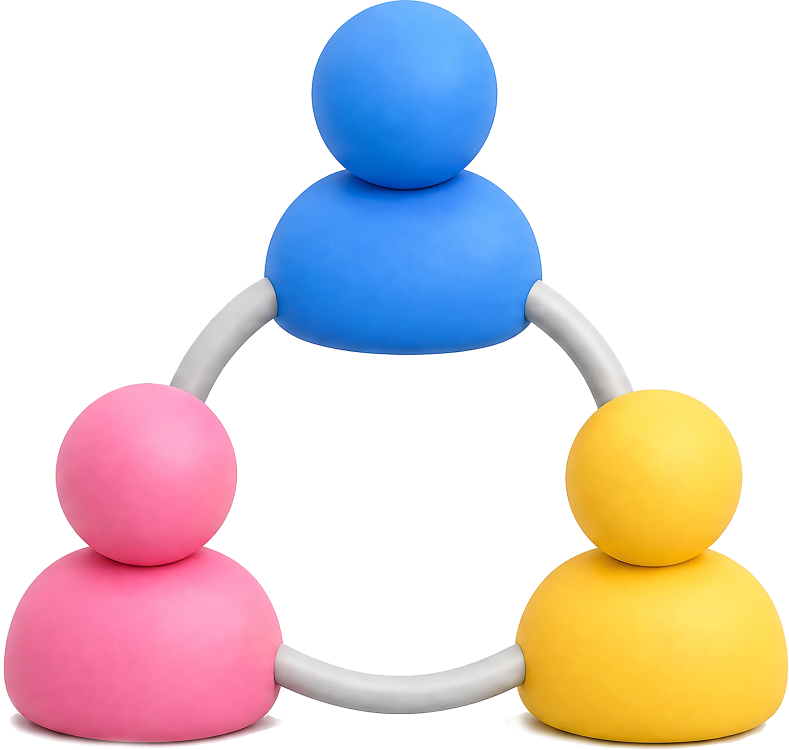
#> input picture data/아이콘/20260627193958002.png, 3155 x 3000 px (shown at 1/4 size)
$ python -i dup_assign.py   (imports and definitions only)
#> lines starting #> are read from the running program, lines starting #| are printed output that depends on the picture
import json,os,sys,collections
import numpy as np
from PIL import Image
S=sys.argv[1]
# [1 line not run here, left out]
def feat(p):
#> called with p = '../../data/아이콘/20260627193958002.png'
    im=Image.open(p).convert("RGBA")
#> im is the input picture: PIL image 3155x3000 RGBA; mean R, G, B, A 216.7, 206.1, 206.1, 100.1
    bg=Image.new("RGBA",im.size,(128,128,128,255)); bg.alpha_composite(im)
#> after `bg.alpha_composite(im)`:
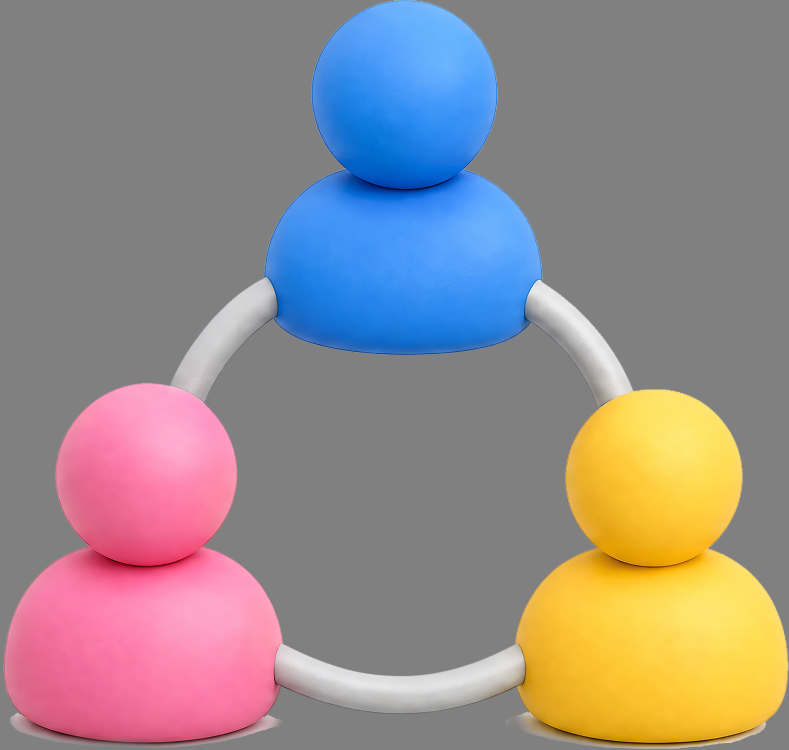
#> bg: PIL image 3155x3000 RGBA (shown at 1/4 size); mean R, G, B, A 149.9, 139.4, 139.2, 255
    g=np.array(bg.convert("L").resize((32,32))).astype(float); return ((g-g.mean())/(g.std()+1e-6)).ravel()
#> after `g = np.array(bg.convert('L').resize((32, 32))).astype(float)`:
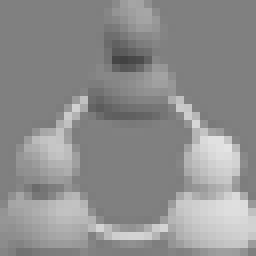
#> g: shape (32, 32) float64 (shown 8 times larger); min 66, max 228, mean 142.6
# [1 line not run here, left out]
dup={}
# [15 lines not run here, left out]

>>> result = feat('../../data/아이콘/20260627193958002.png')
#> result = 1024 values, max 3.05 at index 604, min -2.74 at index 239, mean 2.78e-17

$ run again, on data/아이콘/20260627193958022.png
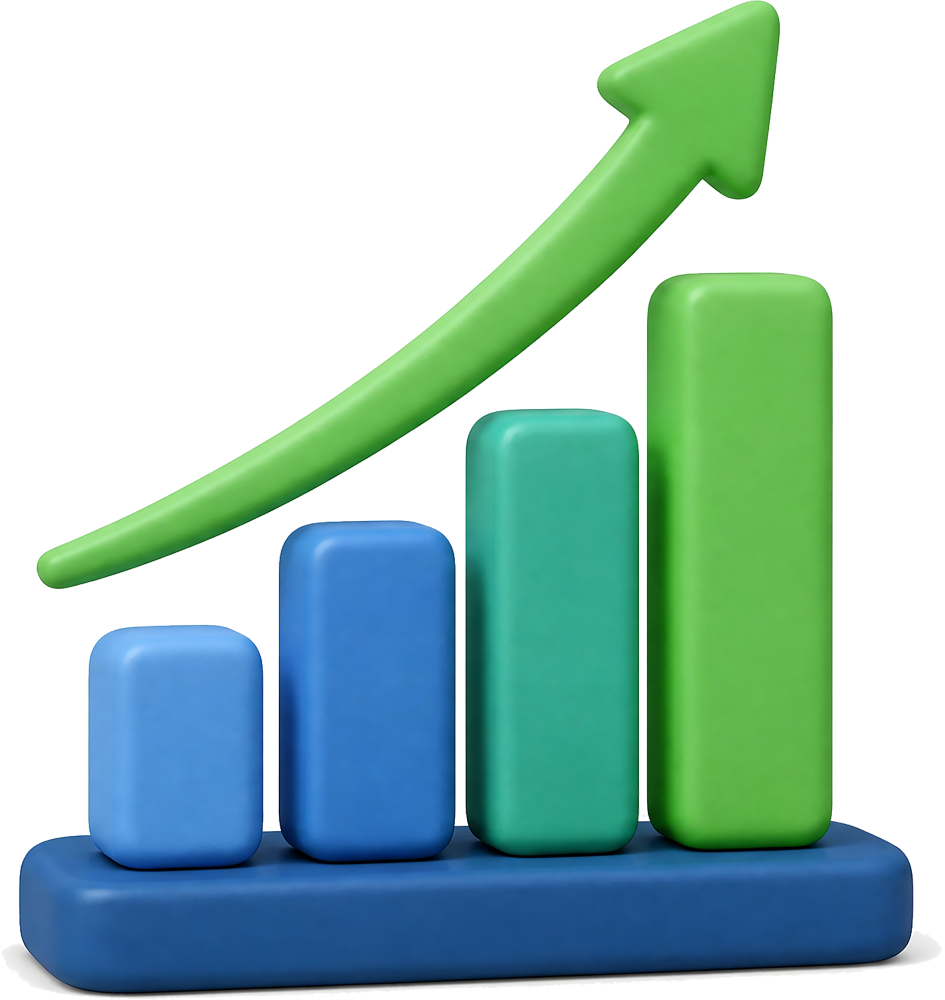
#> input picture data/아이콘/20260627193958022.png, 2834 x 3000 px (shown at 1/3 size)
#> in feat, im is the input picture: PIL image 2834x3000 RGBA; mean R, G, B, A 146.1, 191.7, 176.8, 129.5
#> in feat, `bg.alpha_composite(im)`:
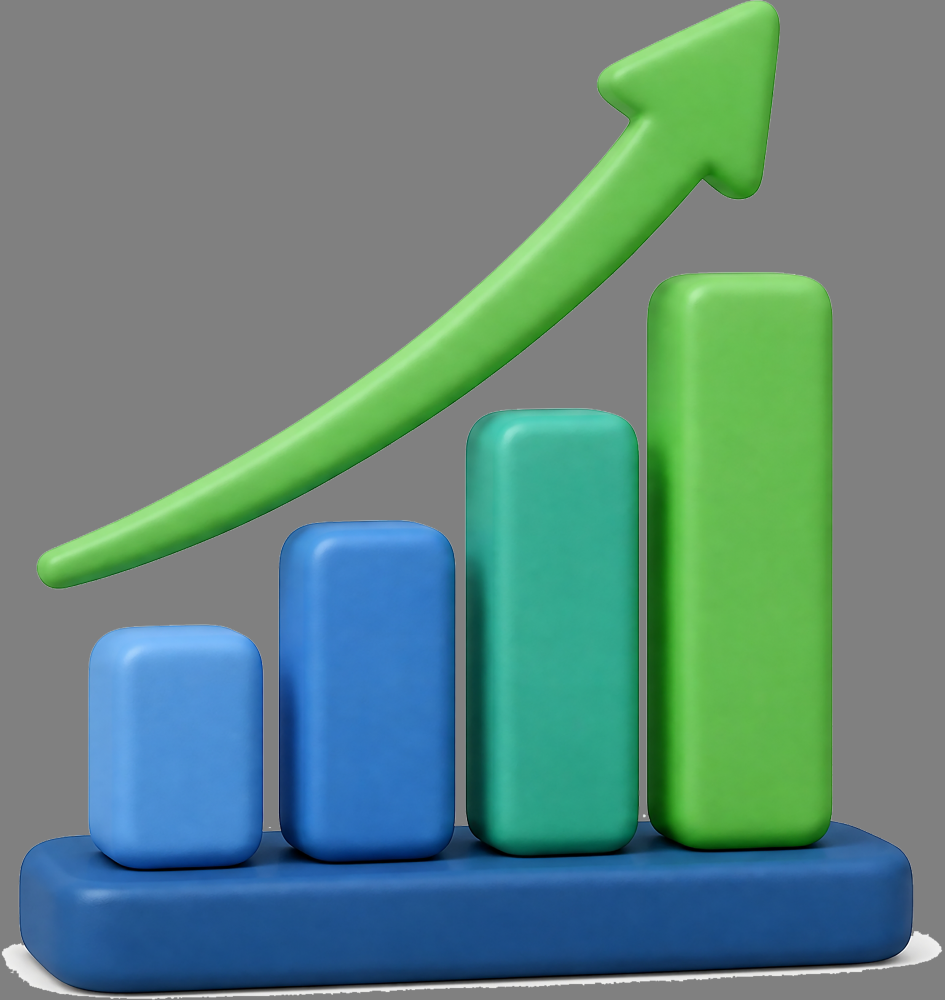
#> bg: PIL image 2834x3000 RGBA (shown at 1/3 size); mean R, G, B, A 97.9, 135.1, 127.4, 255
#> in feat, `g = np.array(bg.convert('L').resize((32, 32))).astype(float)`:
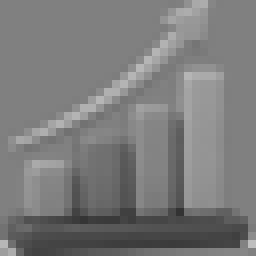
#> g: shape (32, 32) float64 (shown 8 times larger); min 51, max 190, mean 123
#> result = 1024 values, max 2.72 at index 991, min -2.92 at index 854, mean 2.78e-17

$ run again, on data/아이콘/20260627193958027.png
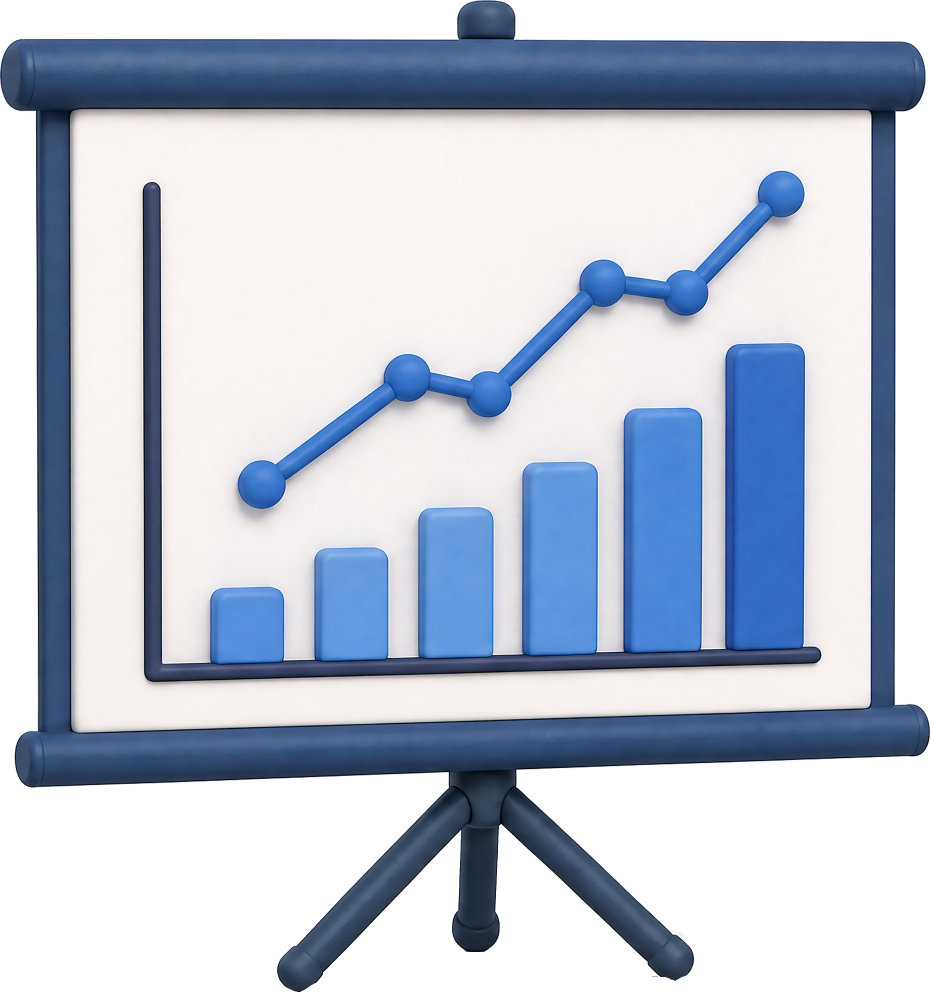
#> input picture data/아이콘/20260627193958027.png, 2791 x 3000 px (shown at 1/3 size)
#> in feat, im is the input picture: PIL image 2791x3000 RGBA; mean R, G, B, A 181.5, 190.9, 207.1, 182
#> in feat, `bg.alpha_composite(im)`:
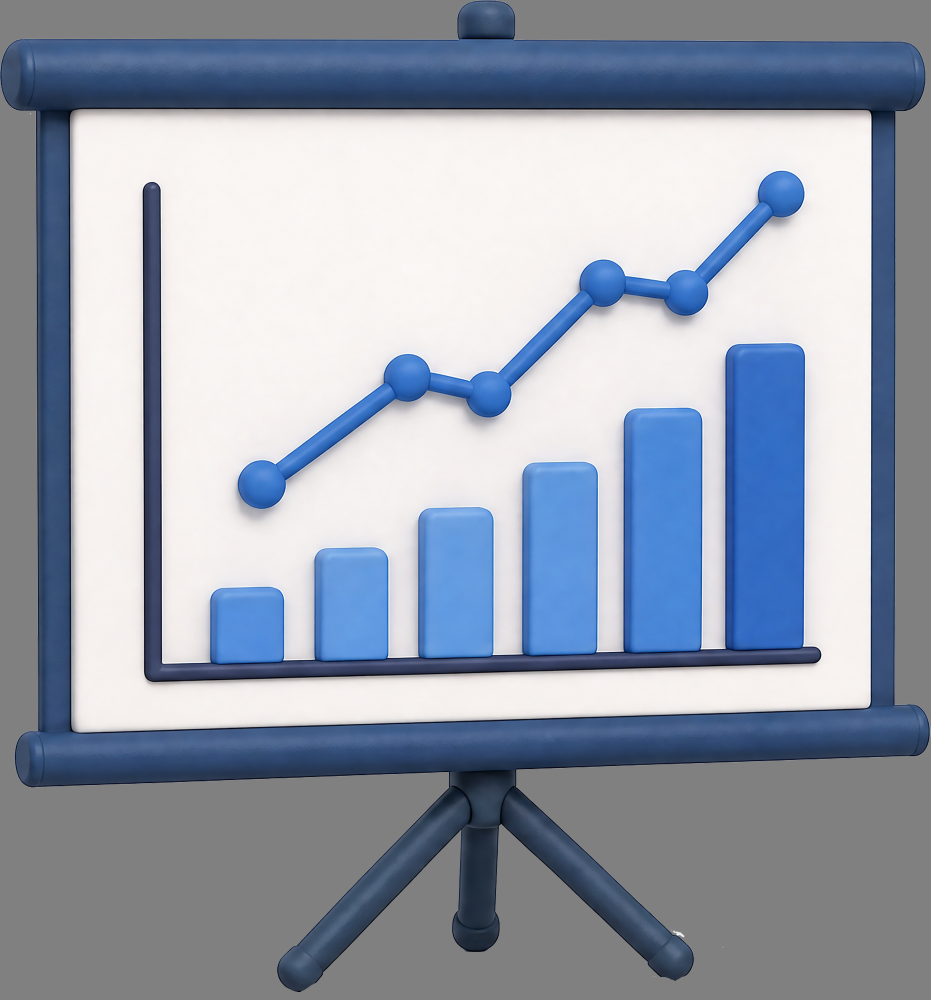
#> bg: PIL image 2791x3000 RGBA (shown at 1/3 size); mean R, G, B, A 151, 159.7, 174.6, 255
#> in feat, `g = np.array(bg.convert('L').resize((32, 32))).astype(float)`:
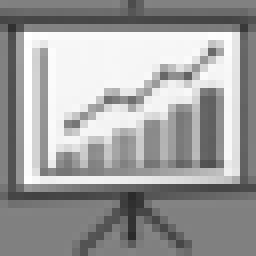
#> g: shape (32, 32) float64 (shown 8 times larger); min 41, max 255, mean 158.7
#> result = 1024 values, max 1.59 at index 131, min -1.95 at index 944, mean 5.55e-17

$ run again, on data/아이콘/20260627193958037.png
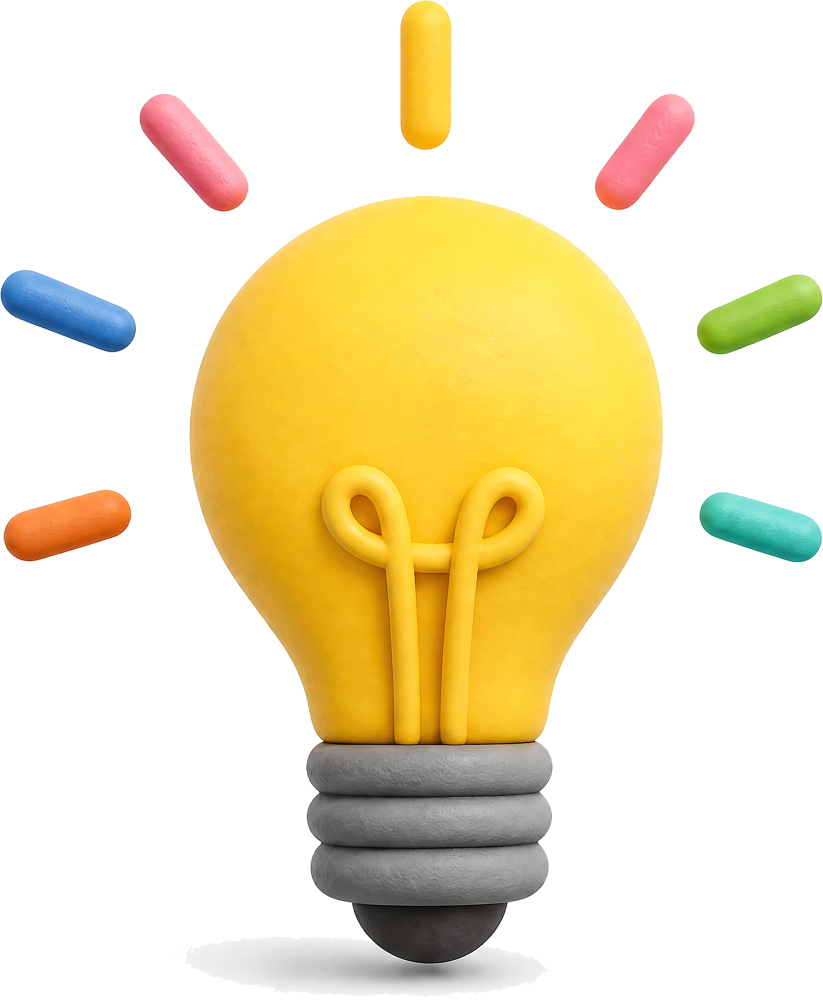
#> input picture data/아이콘/20260627193958037.png, 2468 x 3000 px (shown at 1/3 size)
#> in feat, im is the input picture: PIL image 2468x3000 RGBA; mean R, G, B, A 231.2, 216.4, 172.6, 93.5
#> in feat, `bg.alpha_composite(im)`:
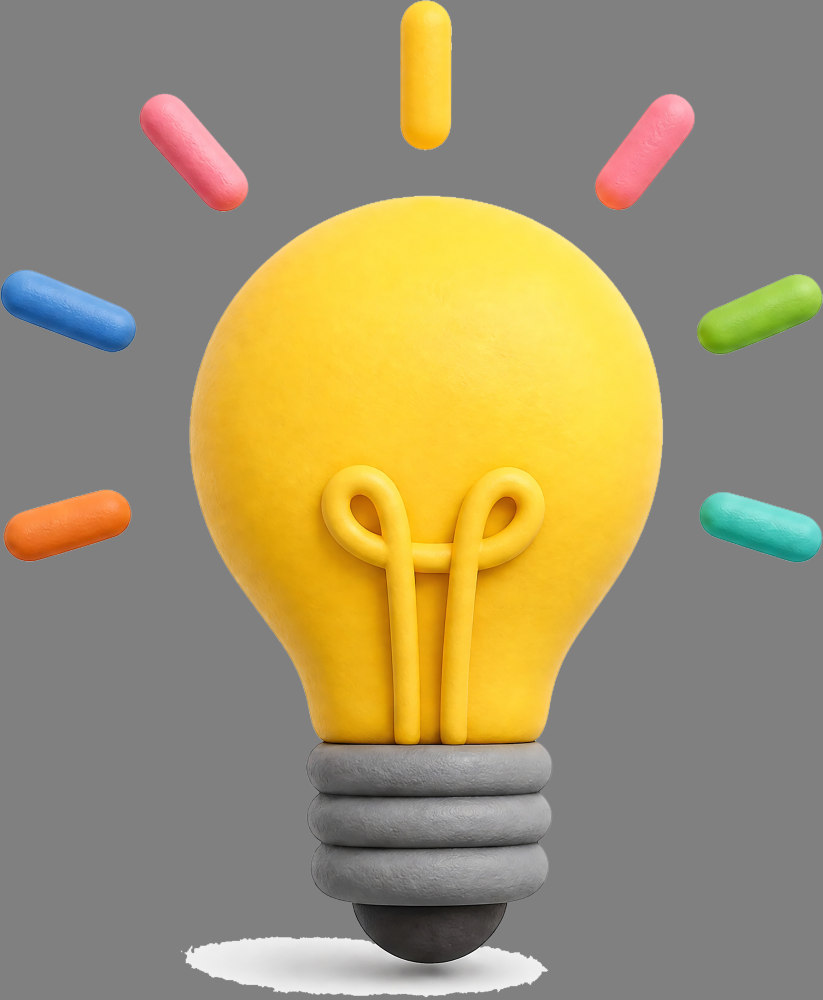
#> bg: PIL image 2468x3000 RGBA (shown at 1/3 size); mean R, G, B, A 159.7, 147, 109.9, 255
#> in feat, `g = np.array(bg.convert('L').resize((32, 32))).astype(float)`:
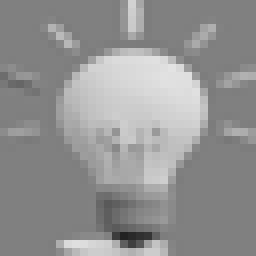
#> g: shape (32, 32) float64 (shown 8 times larger); min 34, max 227, mean 146.7
#> result = 1024 values, max 2.48 at index 277, min -3.47 at index 943, mean 5.55e-17
